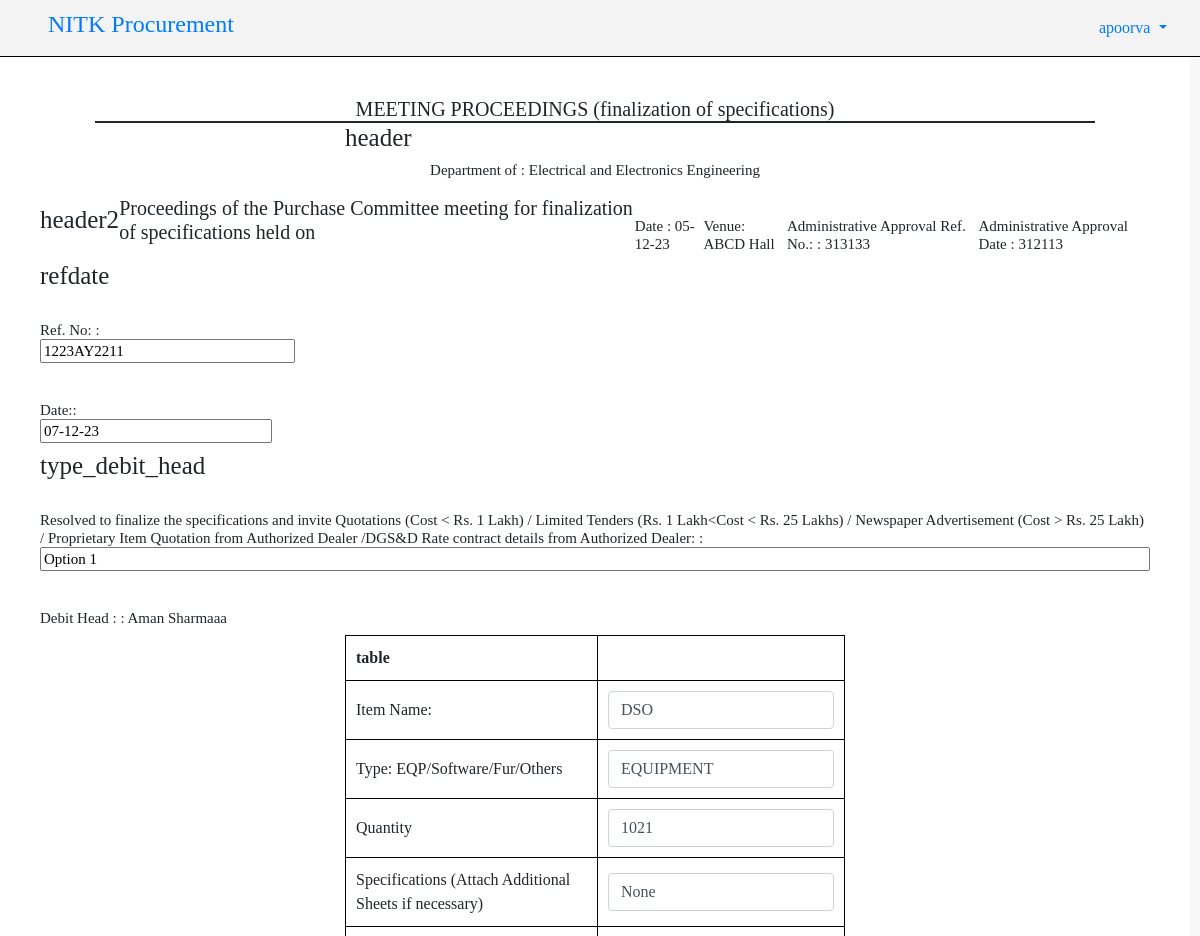
The app's page /fill_form/3 (signed in, upper part), older data.
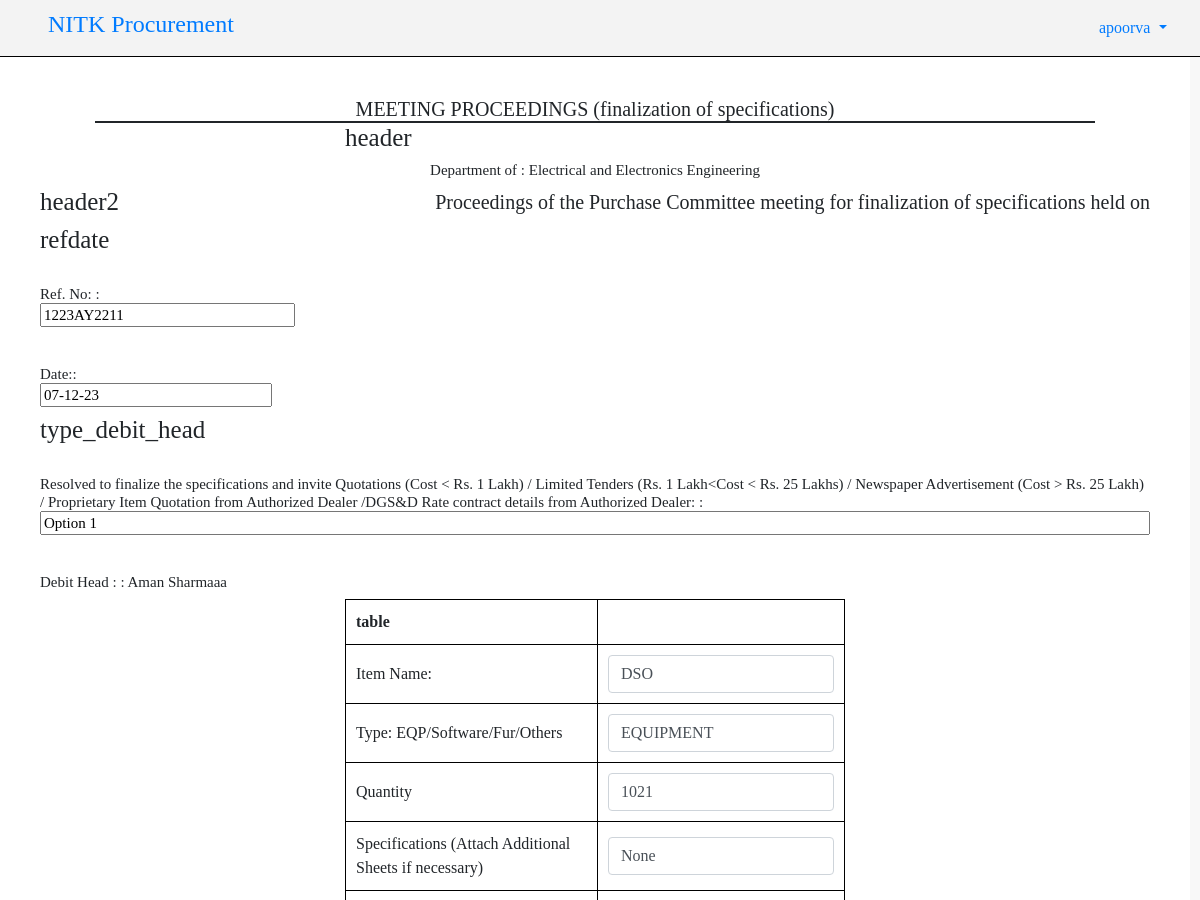
The same page, newer data.
### procurement/models.py (models this page shows, shortened)
class Section(models.Model) :
    title = models.CharField(max_length=100, null=True, blank=True)
    description = models.TextField(null=True, blank=True)
    form = models.ForeignKey(Form, on_delete=models.CASCADE, related_name="sections")
    bold=models.BooleanField(default=False)
    section_type = models.CharField(max_length=50, choices=[('left', 'Left'),('center', 'Center'),('flex', 'Flex'),('table','Table')])
    line_below=models.BooleanField(default=False)

class Question(models.Model) :
    question = models.CharField(max_length=500)
    section = models.ForeignKey(Section, on_delete=models.CASCADE, related_name="questions")
    form = models.ForeignKey(Form, on_delete=models.CASCADE, related_name="questions")
    type = models.CharField(max_length=100, null=True, blank=True)
    self_question = models.ForeignKey('self', on_delete=models.CASCADE, null=True, blank=True, related_name="question_related")
    answer_required = models.BooleanField(default=True)
    option1 = models.CharField(max_length=100, null=True, blank=True)
    option2 = models.CharField(max_length=100, null=True, blank=True)
    option3 = models.CharField(max_length=100, null=True, blank=True)
    option4 = models.CharField(max_length=100, null=True, blank=True)
    bold=models.BooleanField(default=False)
    align_type=models.CharField(max_length=100, null=True, blank=True, choices=[('left', 'Left'),('right', 'Right'),('center', 'Center'),])
    img_input=models.BooleanField(default=False)

class Response(models.Model) :
    user = models.ForeignKey(User, on_delete=models.CASCADE, blank=True, null=True, related_name="responses")
    body = models.CharField(max_length=100, blank=True, null=True)
    question = models.ForeignKey(Question, on_delete=models.CASCADE, related_name="responses")
    form = models.ForeignKey(Form, on_delete=models.CASCADE, related_name="responses")
    def __str__(self) :
        return self.body

### procurement/views.py (the view, shortened to what this page needs)
# urls.py: path("fill_form/<int:id>", views.view_form, name = "fill_form"),
def view_form(request, id) :
    if request.user.is_authenticated :
        get_form = Form.objects.get(id = id)
        get_sections = Section.objects.filter(form = get_form)
        questions = Question.objects.filter(form = get_form)
        self_question_response = {}
        for question in questions :
            if question.self_question :
                self_question_response[question.id] = Response.objects.get(user = request.user, question = question.self_question)
        if request.method == "GET" :
            user_responses = Response.objects.filter(form = get_form, user = request.user)
            if user_responses.exists() :
                all_responses = {}
                for response in user_responses :
                    all_responses[response.question.id] = response.body
                active_forms = Form.objects.filter(is_active = True)
                return render(request, "procurement/view_form.html", {
                    "form" : get_form,
                    "forms" : active_forms,
                    "sections" : get_sections,
                    "responses" : all_responses,
                    "self_question" : self_question_response
                })

### procurement/views.py (called while the page is built)
@register.filter
def get_item(dictionary, key):
    return dictionary.get(key)

### procurement/templates/procurement/view_form.html (shortened to what this page needs)
{% extends './layout.html' %}
  {% load static %}
  {% block body %}
  <div class="content">
  <div class="form-full">
    <div class="form-header">
      <h5 style="max-width: max-content; margin: auto;">{{form.description}}</h5>
    </div>
    <form id="myForm" action="#" enctype="multipart/form-data" method="post">
    <div class="form-body">
      {% for sec in sections %}
        {% if sec.section_type == "center" %}
        <div class="sec-center">
          {% if sec.title %}
            <h1>{{sec.title}}</h1>
          {% endif %}
          {% for ques in sec.questions.all %}
            <div style="width: max-content; margin: auto;" class="question">
              {% if ques.self_question %}
              <h2>{{ques.question}}: {{self_question|get_item:ques.id}}</h2>
            {% else %}
              <h2>{{ques.question}}: <input type="text" name="question{{ques.id}}" value = "{{responses|get_item:ques.id}}"></h2>
            {% endif %}
            </div>
          {% endfor %}
        </div>
        {% endif %}
        {% if sec.section_type == "left" %}
        <div class="sec-left">
          {% if sec.title %}
            <h1>{{sec.title}}</h1>
          {% endif %}
          {% for ques in sec.questions.all %}
            <div class="question">
              {% if ques.self_question %}
                <h2>{{ques.question}}: {{self_question|get_item:ques.id}}</h2>
              {% else %}
              <h2>{{ques.question}}: <input type="text" name="question{{ques.id}}" value = "{{responses|get_item:ques.id}}"></h2>
              {% endif %}
            </div>
          {% endfor %}
        </div>
        {% endif %}
        {% if sec.section_type == "flex" %}
        <div class="sec-flex">
          {% if sec.title %}
            <h1>{{sec.title}}</h1>
          {% endif %}
          {% if sec.description %}
           <h5>{{sec.description}}</h5>
          {% endif %}
          {% for ques in sec.questions.all %}
            <div class="question">
            {% if ques.self_question %}
              <h2>{{ques.question}}: {{self_question|get_item:ques.id}}</h2>
            {% else %}
            <h2>{{ques.question}}: <input type="text" name="question{{ques.id}}" value = "{{responses|get_item:ques.id}}"></h2>
            {% endif %}
            </div>
          {% endfor %}
        </div>
        {% endif %}
        {% if sec.section_type == "table" %}
        <div class="sec-table table-responsive">
          <table border="50">
            <tr>
              <th>{% if sec.title %}{{sec.title}}
              {% endif %}</th>
              <th>{{sec.description}}</th>
            </tr>
            {% for ques in sec.questions.all %}
            <tr>
              <td>{{ques.question}}</td>
              {% if ques.self_question %}
                  <td><input type="text" class="form-control" name="question{{ques.id}}" value = "{{self_question|get_item:ques.id}}"></td>
              {% else %}
                  <td><input type="text" class="form-control" style="width: auto; box-sizing: border-box;" name="question{{ques.id}}" value = "{{responses|get_item:ques.id}}"></td>
              {% endif %}
            </tr>
          {% endfor %}
          </table>
        </div>
        {% endif %}
      {% endfor %}
    </div>
    </form>
  </div>
</div>
  {% endblock %}

Row changes from the older to the newer data that the page shows:
removed Question: question "Date", id.body "05-12-23", shown under Section "header2"
removed Question: question "Venue", id.body "ABCD Hall", shown under Section "header2"
removed Question: question "Administrative Approval Ref. No.:", id.body "313133", shown under Section "header2"
removed Question: question "Administrative Approval Date", id.body "312113", shown under Section "header2"
